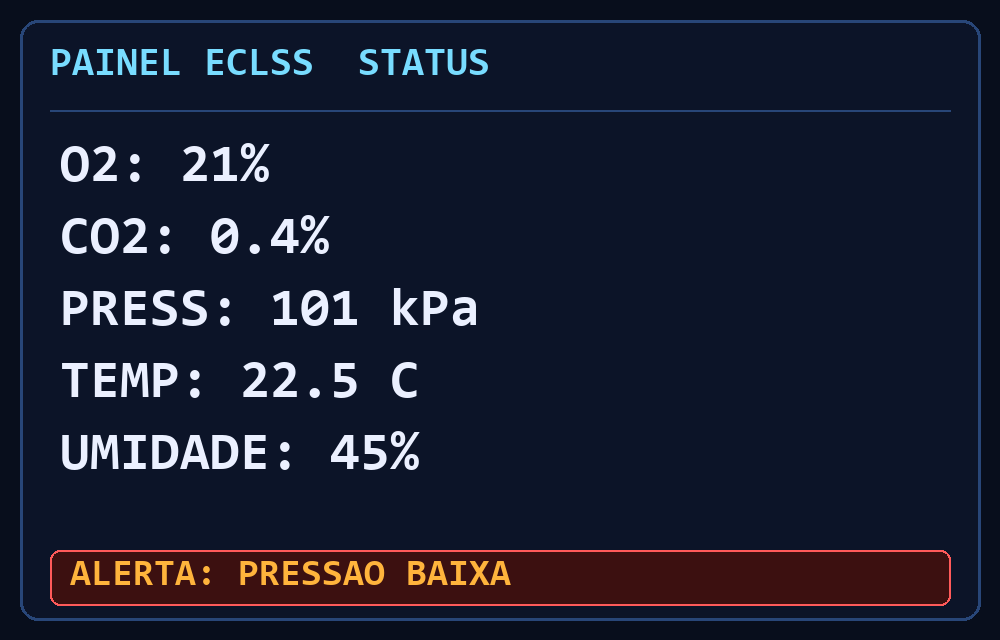
#> input picture vision/test_images/painel_demo.png, 1000 x 640 px
$ python gerar_visao_demo.py
#> lines starting #> are read from the running program, lines starting #| are printed output that depends on the picture
"""
Gera docs/diagramas/visao.png — figura da análise de visão (entrada + saída OCR
reais) no tema do dashboard, para o PDF de entrega.
Uso: python docs/diagramas/gerar_visao_demo.py
"""
from pathlib import Path
from textwrap import wrap

from PIL import Image, ImageDraw, ImageFont

HERE = Path(__file__).resolve().parent
PANEL = HERE.parent.parent / "vision" / "test_images" / "painel_demo.png"
OUT = HERE / "visao.png"

# Saída REAL do POST /api/vision sobre a painel_demo.png
OCR = "O2:21%  CO2:0.4%  PRESS:101kPa  TEMP:22.5C  UMIDADE:45%  ALERTA: PRESSAO BAIXA"
DESC = ("Análise concluída. Dados coletados via telemetria visual. "
        "ATENÇÃO: indicador de anomalia / mensagem crítica ativa no painel!")

W, H = 1200, 560
BG = (6, 10, 22)
CARD = (11, 18, 38)
BORDER = (30, 42, 68)
CYAN = (56, 189, 248)
WHITE = (230, 237, 255)
MUTED = (150, 168, 200)
AMBER = (255, 180, 60)


def font(sz, bold=False):
    for n in (("arialbd.ttf" if bold else "arial.ttf"), "consola.ttf"):
        try:
            return ImageFont.truetype(n, sz)
        except Exception:
            pass
    return ImageFont.load_default()


img = Image.new("RGB", (W, H), BG)
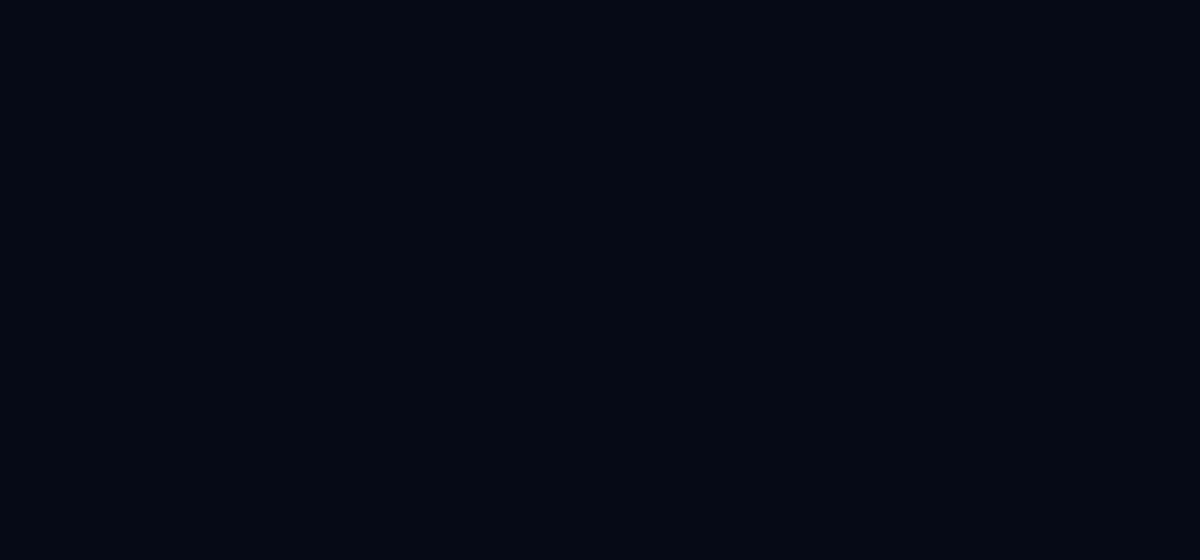
#> img: PIL image 1200x560 RGB; mean R, G, B 6, 10, 22
d = ImageDraw.Draw(img)
d.rounded_rectangle([16, 16, W - 16, H - 16], radius=16, fill=CARD, outline=BORDER, width=2)
d.text((40, 36), "Visão — Análise de Painel", font=font(26, True), fill=WHITE)
d.line([40, 78, W - 40, 78], fill=BORDER, width=1)

# Imagem de entrada (esquerda)
panel = Image.open(PANEL).convert("RGB")
#> panel is the input picture: PIL image 1000x640 RGB; mean R, G, B 25.8, 29.5, 47
pw = 520
ph = int(panel.height * pw / panel.width)
#> ph = 332
panel = panel.resize((pw, ph))
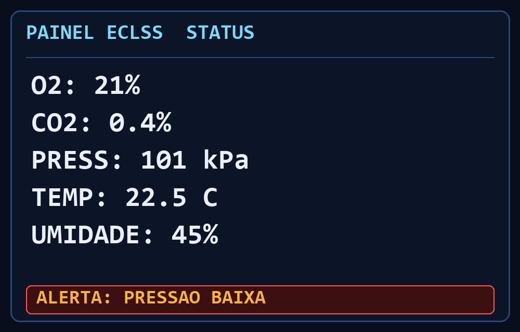
#> panel: PIL image 520x332 RGB; mean R, G, B 25.8, 29.5, 46.9
img.paste(panel, (40, 110))
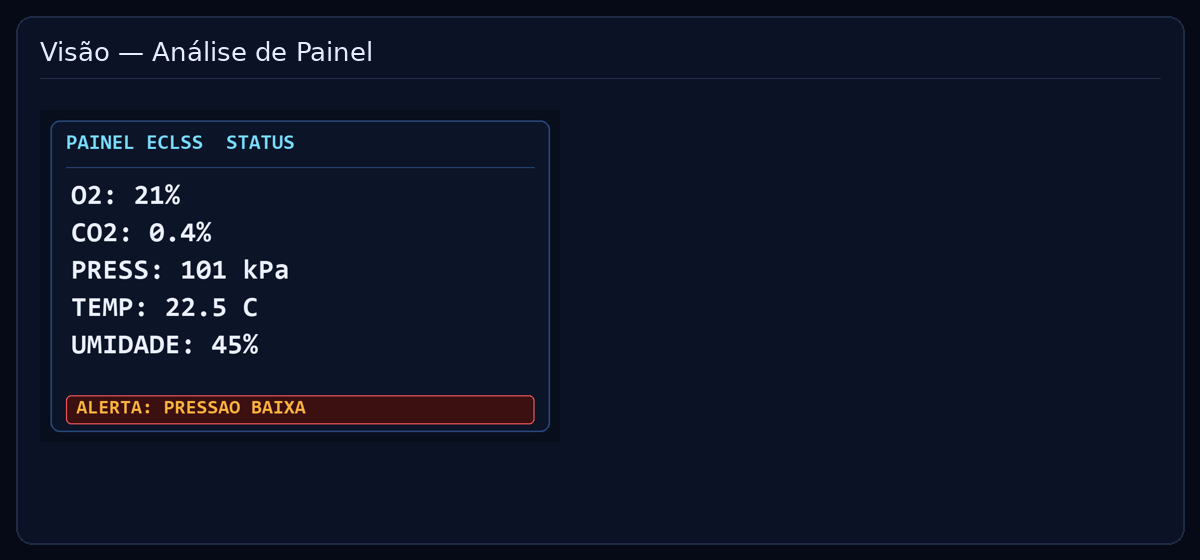
#> img: PIL image 1200x560 RGB; mean R, G, B 15.1, 21.1, 39.9
d.text((40, 110 + ph + 8), "Entrada: imagem do painel (câmera)", font=font(15), fill=MUTED)

# Saída (direita)
x = 600
d.text((x, 110), "OCR (texto lido):", font=font(18, True), fill=CYAN)
y = 142
mono = font(16)
for line in wrap(OCR, 42):
    d.text((x, y), line, font=mono, fill=WHITE)
    y += 26
#> after the loop, y = 194

y += 18
#> y = 212
d.text((x, y), "Descrição gerada:", font=font(18, True), fill=CYAN)
y += 30
#> y = 242
for line in wrap(DESC, 46):
    color = AMBER if "ATEN" in line or "anomalia" in line else WHITE
    d.text((x, y), line, font=font(16), fill=color)
    y += 26
#> this loop made 3 passes
#> y on passes 1 to 3: 268, 294, 320
#> after the loop, y = 320

y += 16
#> y = 336
d.rounded_rectangle([x, y, x + 540, y + 40], radius=8, fill=(60, 16, 16), outline=(255, 90, 90), width=2)
d.text((x + 14, y + 9), "!  Anomalia detectada automaticamente", font=font(17, True), fill=AMBER)

img.save(OUT)
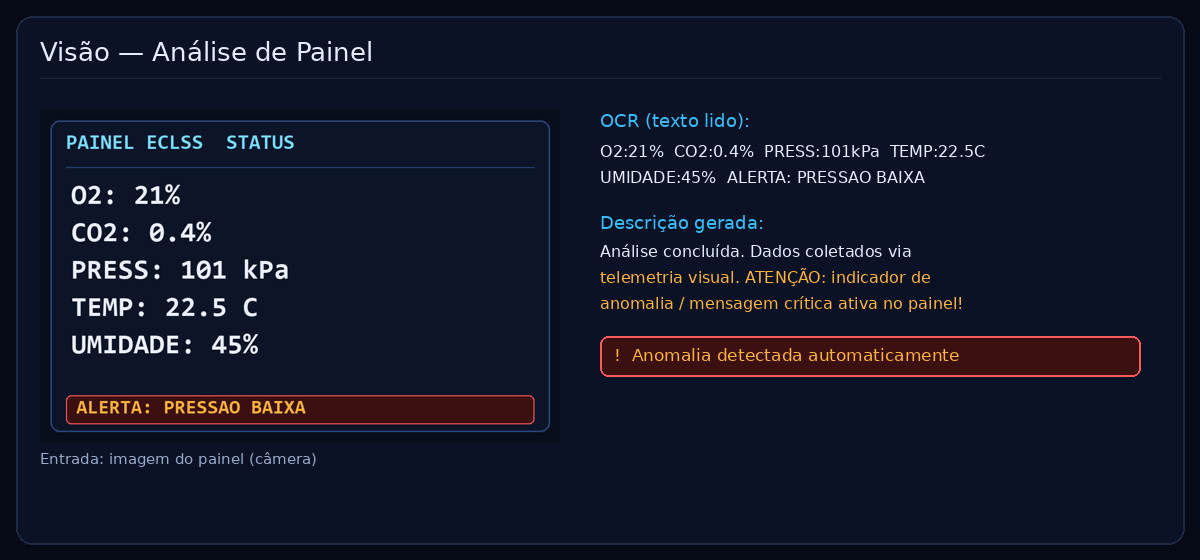
#> saved as visao.png: PIL image 1200x560 RGB; mean R, G, B 19.8, 23.6, 41.1
print(f"gerado: {OUT}")
